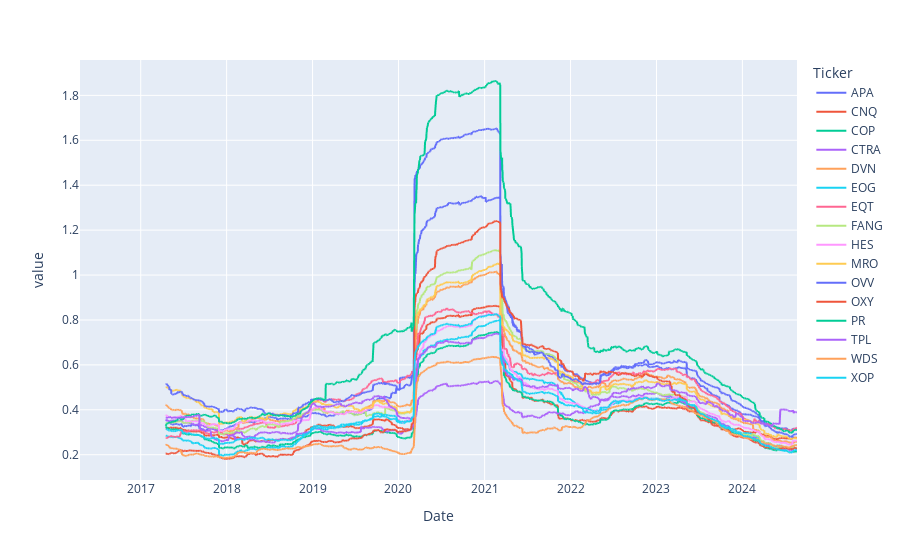

Here is the notebook cell this chart was saved with:
### Code cell
#Generating a figure to visualize the volatility over time
TRADING_DAYS = 252
volatility = log_returns.rolling(window=TRADING_DAYS).std()*np.sqrt(TRADING_DAYS)
volatility.plot().update_layout(autosize=True)

### Figure 1 — Plotly figure (JSON) as saved in the notebook; plotly's stock layout.template omitted (floating-point values rounded to 4 significant figures; data arrays with more than 128 entries replaced by an {"elided": "..."} marker saying what was removed)
{"data": [{"hovertemplate": "Ticker=APA<br>Date=%{x}<br>value=%{y}<extra></extra>", "legendgroup": "APA", "line": {"color": "#636efa", "dash": "solid"}, "marker": {"symbol": "circle"}, "mode": "lines", "name": "APA", "showlegend": true, "type": "scattergl", "x": {"elided": "2100 str values"}, "xaxis": "x", "y": {"elided": "2100 float values"}, "yaxis": "y"}, {"hovertemplate": "Ticker=CNQ<br>Date=%{x}<br>value=%{y}<extra></extra>", "legendgroup": "CNQ", "line": {"color": "#EF553B", "dash": "solid"}, "marker": {"symbol": "circle"}, "mode": "lines", "name": "CNQ", "showlegend": true, "type": "scattergl", "x": {"elided": "2100 str values"}, "xaxis": "x", "y": {"elided": "2100 float values"}, "yaxis": "y"}, {"hovertemplate": "Ticker=COP<br>Date=%{x}<br>value=%{y}<extra></extra>", "legendgroup": "COP", "line": {"color": "#00cc96", "dash": "solid"}, "marker": {"symbol": "circle"}, "mode": "lines", "name": "COP", "showlegend": true, "type": "scattergl", "x": {"elided": "2100 str values"}, "xaxis": "x", "y": {"elided": "2100 float values"}, "yaxis": "y"}, {"hovertemplate": "Ticker=CTRA<br>Date=%{x}<br>value=%{y}<extra></extra>", "legendgroup": "CTRA", "line": {"color": "#ab63fa", "dash": "solid"}, "marker": {"symbol": "circle"}, "mode": "lines", "name": "CTRA", "showlegend": true, "type": "scattergl", "x": {"elided": "2100 str values"}, "xaxis": "x", "y": {"elided": "2100 float values"}, "yaxis": "y"}, {"hovertemplate": "Ticker=DVN<br>Date=%{x}<br>value=%{y}<extra></extra>", "legendgroup": "DVN", "line": {"color": "#FFA15A", "dash": "solid"}, "marker": {"symbol": "circle"}, "mode": "lines", "name": "DVN", "showlegend": true, "type": "scattergl", "x": {"elided": "2100 str values"}, "xaxis": "x", "y": {"elided": "2100 float values"}, "yaxis": "y"}, {"hovertemplate": "Ticker=EOG<br>Date=%{x}<br>value=%{y}<extra></extra>", "legendgroup": "EOG", "line": {"color": "#19d3f3", "dash": "solid"}, "marker": {"symbol": "circle"}, "mode": "lines", "name": "EOG", "showlegend": true, "type": "scattergl", "x": {"elided": "2100 str values"}, "xaxis": "x", "y": {"elided": "2100 float values"}, "yaxis": "y"}, {"hovertemplate": "Ticker=EQT<br>Date=%{x}<br>value=%{y}<extra></extra>", "legendgroup": "EQT", "line": {"color": "#FF6692", "dash": "solid"}, "marker": {"symbol": "circle"}, "mode": "lines", "name": "EQT", "showlegend": true, "type": "scattergl", "x": {"elided": "2100 str values"}, "xaxis": "x", "y": {"elided": "2100 float values"}, "yaxis": "y"}, {"hovertemplate": "Ticker=FANG<br>Date=%{x}<br>value=%{y}<extra></extra>", "legendgroup": "FANG", "line": {"color": "#B6E880", "dash": "solid"}, "marker": {"symbol": "circle"}, "mode": "lines", "name": "FANG", "showlegend": true, "type": "scattergl", "x": {"elided": "2100 str values"}, "xaxis": "x", "y": {"elided": "2100 float values"}, "yaxis": "y"}, {"hovertemplate": "Ticker=HES<br>Date=%{x}<br>value=%{y}<extra></extra>", "legendgroup": "HES", "line": {"color": "#FF97FF", "dash": "solid"}, "marker": {"symbol": "circle"}, "mode": "lines", "name": "HES", "showlegend": true, "type": "scattergl", "x": {"elided": "2100 str values"}, "xaxis": "x", "y": {"elided": "2100 float values"}, "yaxis": "y"}, {"hovertemplate": "Ticker=MRO<br>Date=%{x}<br>value=%{y}<extra></extra>", "legendgroup": "MRO", "line": {"color": "#FECB52", "dash": "solid"}, "marker": {"symbol": "circle"}, "mode": "lines", "name": "MRO", "showlegend": true, "type": "scattergl", "x": {"elided": "2100 str values"}, "xaxis": "x", "y": {"elided": "2100 float values"}, "yaxis": "y"}, {"hovertemplate": "Ticker=OVV<br>Date=%{x}<br>value=%{y}<extra></extra>", "legendgroup": "OVV", "line": {"color": "#636efa", "dash": "solid"}, "marker": {"symbol": "circle"}, "mode": "lines", "name": "OVV", "showlegend": true, "type": "scattergl", "x": {"elided": "2100 str values"}, "xaxis": "x", "y": {"elided": "2100 float values"}, "yaxis": "y"}, {"hovertemplate": "Ticker=OXY<br>Date=%{x}<br>value=%{y}<extra></extra>", "legendgroup": "OXY", "line": {"color": "#EF553B", "dash": "solid"}, "marker": {"symbol": "circle"}, "mode": "lines", "name": "OXY", "showlegend": true, "type": "scattergl", "x": {"elided": "2100 str values"}, "xaxis": "x", "y": {"elided": "2100 float values"}, "yaxis": "y"}, {"hovertemplate": "Ticker=PR<br>Date=%{x}<br>value=%{y}<extra></extra>", "legendgroup": "PR", "line": {"color": "#00cc96", "dash": "solid"}, "marker": {"symbol": "circle"}, "mode": "lines", "name": "PR", "showlegend": true, "type": "scattergl", "x": {"elided": "2100 str values"}, "xaxis": "x", "y": {"elided": "2100 float values"}, "yaxis": "y"}, {"hovertemplate": "Ticker=TPL<br>Date=%{x}<br>value=%{y}<extra></extra>", "legendgroup": "TPL", "line": {"color": "#ab63fa", "dash": "solid"}, "marker": {"symbol": "circle"}, "mode": "lines", "name": "TPL", "showlegend": true, "type": "scattergl", "x": {"elided": "2100 str values"}, "xaxis": "x", "y": {"elided": "2100 float values"}, "yaxis": "y"}, {"hovertemplate": "Ticker=WDS<br>Date=%{x}<br>value=%{y}<extra></extra>", "legendgroup": "WDS", "line": {"color": "#FFA15A", "dash": "solid"}, "marker": {"symbol": "circle"}, "mode": "lines", "name": "WDS", "showlegend": true, "type": "scattergl", "x": {"elided": "2100 str values"}, "xaxis": "x", "y": {"elided": "2100 float values"}, "yaxis": "y"}, {"hovertemplate": "Ticker=XOP<br>Date=%{x}<br>value=%{y}<extra></extra>", "legendgroup": "XOP", "line": {"color": "#19d3f3", "dash": "solid"}, "marker": {"symbol": "circle"}, "mode": "lines", "name": "XOP", "showlegend": true, "type": "scattergl", "x": {"elided": "2100 str values"}, "xaxis": "x", "y": {"elided": "2100 float values"}, "yaxis": "y"}], "layout": {"autosize": true, "legend": {"title": {"text": "Ticker"}, "tracegroupgap": 0}, "margin": {"t": 60}, "xaxis": {"anchor": "y", "domain": [0, 1], "title": {"text": "Date"}}, "yaxis": {"anchor": "x", "domain": [0, 1], "title": {"text": "value"}}}}
